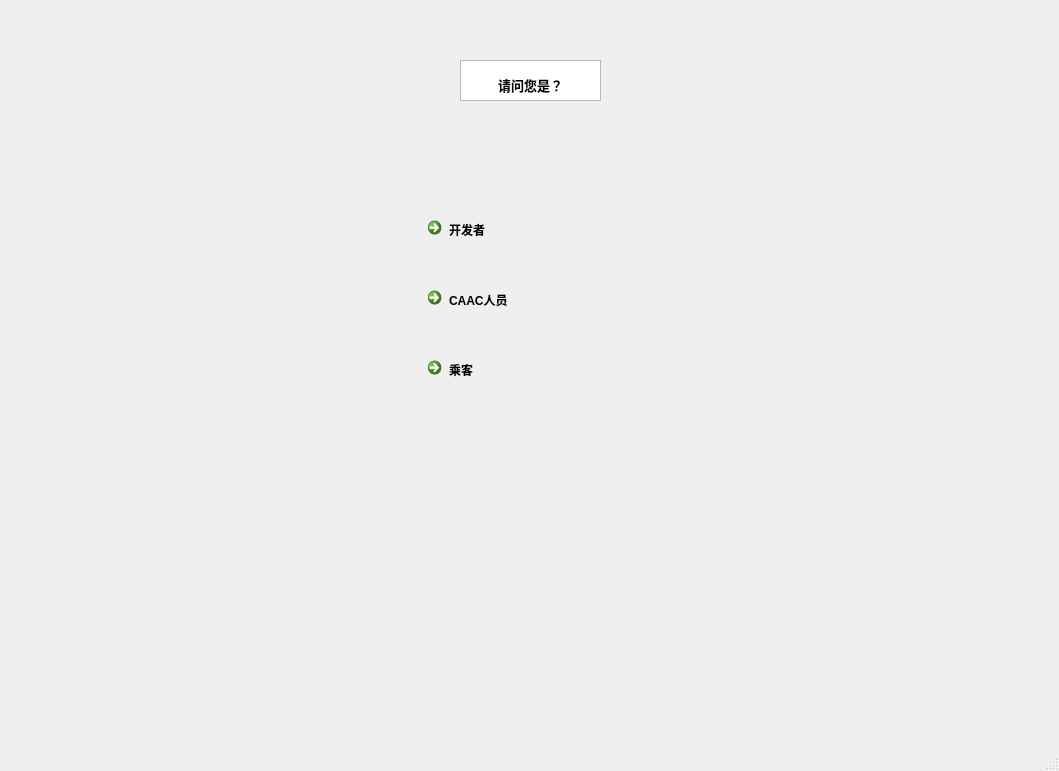
<?xml version="1.0" encoding="UTF-8"?>
<ui version="4.0">
 <class>MainWindow</class>
 <widget class="QMainWindow" name="MainWindow">
  <property name="geometry">
   <rect>
    <x>0</x>
    <y>0</y>
    <width>1059</width>
    <height>771</height>
   </rect>
  </property>
  <property name="windowTitle">
   <string>MainWindow</string>
  </property>
  <widget class="QWidget" name="centralwidget">
   <widget class="QTextBrowser" name="textBrowser">
    <property name="geometry">
     <rect>
      <x>460</x>
      <y>60</y>
      <width>141</width>
      <height>41</height>
     </rect>
    </property>
    <property name="font">
     <font>
      <family>Agency FB</family>
      <pointsize>12</pointsize>
     </font>
    </property>
    <property name="html">
     <string>&lt;!DOCTYPE HTML PUBLIC &quot;-//W3C//DTD HTML 4.0//EN&quot; &quot;http://www.w3.org/TR/REC-html40/strict.dtd&quot;&gt;
&lt;html&gt;&lt;head&gt;&lt;meta name=&quot;qrichtext&quot; content=&quot;1&quot; /&gt;&lt;style type=&quot;text/css&quot;&gt;
p, li { white-space: pre-wrap; }
&lt;/style&gt;&lt;/head&gt;&lt;body style=&quot; font-family:'Agency FB'; font-size:12pt; font-weight:400; font-style:normal;&quot;&gt;
&lt;p align=&quot;center&quot; style=&quot; margin-top:0px; margin-bottom:0px; margin-left:0px; margin-right:0px; -qt-block-indent:0; text-indent:0px;&quot;&gt;&lt;span style=&quot; font-family:'SimSun'; font-size:16pt; font-weight:600; vertical-align:sub;&quot;&gt;请问您是？&lt;/span&gt;&lt;/p&gt;&lt;/body&gt;&lt;/html&gt;</string>
    </property>
   </widget>
   <widget class="QCommandLinkButton" name="commandLinkButton">
    <property name="geometry">
     <rect>
      <x>420</x>
      <y>210</y>
      <width>186</width>
      <height>41</height>
     </rect>
    </property>
    <property name="text">
     <string>开发者</string>
    </property>
   </widget>
   <widget class="QCommandLinkButton" name="commandLinkButton_2">
    <property name="geometry">
     <rect>
      <x>420</x>
      <y>280</y>
      <width>186</width>
      <height>41</height>
     </rect>
    </property>
    <property name="text">
     <string>CAAC人员</string>
    </property>
   </widget>
   <widget class="QCommandLinkButton" name="commandLinkButton_3">
    <property name="geometry">
     <rect>
      <x>420</x>
      <y>350</y>
      <width>186</width>
      <height>41</height>
     </rect>
    </property>
    <property name="text">
     <string>乘客</string>
    </property>
   </widget>
  </widget>
  <widget class="QMenuBar" name="menubar">
   <property name="geometry">
    <rect>
     <x>0</x>
     <y>0</y>
     <width>1059</width>
     <height>22</height>
    </rect>
   </property>
  </widget>
  <widget class="QStatusBar" name="statusbar"/>
 </widget>
 <resources/>
 <connections/>
</ui>
